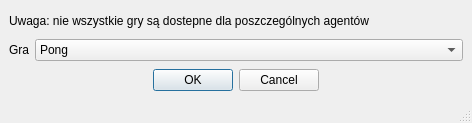
<?xml version="1.0" encoding="UTF-8"?>
<ui version="4.0">
 <class>MainWindow</class>
 <widget class="QMainWindow" name="MainWindow">
  <property name="geometry">
   <rect>
    <x>0</x>
    <y>0</y>
    <width>472</width>
    <height>123</height>
   </rect>
  </property>
  <property name="windowTitle">
   <string>Wybór gry do testów</string>
  </property>
  <widget class="QWidget" name="centralwidget">
   <layout class="QHBoxLayout" name="horizontalLayout">
    <item>
     <layout class="QVBoxLayout" name="verticalLayout">
      <item>
       <widget class="QLabel" name="label_2">
        <property name="text">
         <string>Uwaga: nie wszystkie gry są dostepne dla poszczególnych agentów</string>
        </property>
       </widget>
      </item>
      <item>
       <layout class="QFormLayout" name="formLayout">
        <item row="0" column="1">
         <widget class="QComboBox" name="game_combo_box">
          <item>
           <property name="text">
            <string>Pong</string>
           </property>
          </item>
          <item>
           <property name="text">
            <string>cartpole</string>
           </property>
          </item>
          <item>
           <property name="text">
            <string>Boxing</string>
           </property>
          </item>
          <item>
           <property name="text">
            <string>Assault</string>
           </property>
          </item>
         </widget>
        </item>
        <item row="0" column="0">
         <widget class="QLabel" name="label">
          <property name="text">
           <string>Gra</string>
          </property>
         </widget>
        </item>
       </layout>
      </item>
      <item alignment="Qt::AlignHCenter|Qt::AlignVCenter">
       <widget class="QDialogButtonBox" name="buttonBox">
        <property name="standardButtons">
         <set>QDialogButtonBox::Cancel|QDialogButtonBox::Ok</set>
        </property>
       </widget>
      </item>
     </layout>
    </item>
   </layout>
  </widget>
  <widget class="QStatusBar" name="statusbar"/>
 </widget>
 <resources/>
 <connections/>
</ui>
